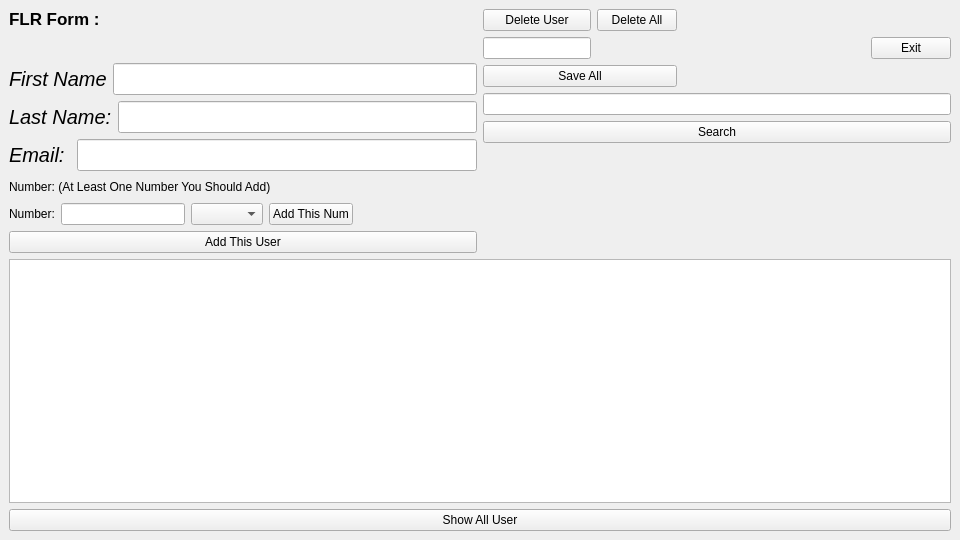
<?xml version="1.0" encoding="UTF-8"?>
<ui version="4.0">
 <class>MainWindow</class>
 <widget class="QMainWindow" name="MainWindow">
  <property name="geometry">
   <rect>
    <x>0</x>
    <y>0</y>
    <width>960</width>
    <height>540</height>
   </rect>
  </property>
  <property name="windowTitle">
   <string>MainWindow</string>
  </property>
  <widget class="QWidget" name="centralwidget">
   <layout class="QGridLayout" name="gridLayout_3">
    <item row="1" column="0">
     <widget class="QPushButton" name="ShowAllUser_PB">
      <property name="text">
       <string>Show All User</string>
      </property>
     </widget>
    </item>
    <item row="0" column="0">
     <layout class="QGridLayout" name="gridLayout_2">
      <item row="0" column="0">
       <layout class="QHBoxLayout" name="horizontalLayout_2">
        <item>
         <layout class="QVBoxLayout" name="FLE_Form" stretch="0,0,0,0,0,0">
          <property name="sizeConstraint">
           <enum>QLayout::SetDefaultConstraint</enum>
          </property>
          <item alignment="Qt::AlignLeft|Qt::AlignTop">
           <widget class="QLabel" name="label_6">
            <property name="font">
             <font>
              <pointsize>13</pointsize>
              <bold>true</bold>
             </font>
            </property>
            <property name="text">
             <string>FLR Form :</string>
            </property>
           </widget>
          </item>
          <item>
           <layout class="QHBoxLayout" name="horizontalLayout_Fname">
            <item>
             <widget class="QLabel" name="label">
              <property name="font">
               <font>
                <pointsize>15</pointsize>
                <italic>true</italic>
                <bold>false</bold>
                <kerning>false</kerning>
               </font>
              </property>
              <property name="text">
               <string>First Name</string>
              </property>
             </widget>
            </item>
            <item>
             <widget class="QLineEdit" name="FnameInput">
              <property name="font">
               <font>
                <pointsize>15</pointsize>
               </font>
              </property>
             </widget>
            </item>
           </layout>
          </item>
          <item>
           <layout class="QHBoxLayout" name="horizontalLayout_Lname">
            <item>
             <widget class="QLabel" name="label_2">
              <property name="font">
               <font>
                <pointsize>15</pointsize>
                <italic>true</italic>
                <bold>false</bold>
                <kerning>false</kerning>
               </font>
              </property>
              <property name="text">
               <string>Last Name:</string>
              </property>
             </widget>
            </item>
            <item>
             <widget class="QLineEdit" name="LnameInput">
              <property name="font">
               <font>
                <pointsize>15</pointsize>
               </font>
              </property>
             </widget>
            </item>
           </layout>
          </item>
          <item>
           <layout class="QHBoxLayout" name="horizontalLayout_Email">
            <item>
             <widget class="QLabel" name="label_3">
              <property name="font">
               <font>
                <pointsize>15</pointsize>
                <italic>true</italic>
                <bold>false</bold>
                <kerning>false</kerning>
               </font>
              </property>
              <property name="text">
               <string>Email: </string>
              </property>
             </widget>
            </item>
            <item>
             <widget class="QLineEdit" name="EmailInput">
              <property name="font">
               <font>
                <pointsize>15</pointsize>
               </font>
              </property>
             </widget>
            </item>
           </layout>
          </item>
          <item>
           <layout class="QHBoxLayout" name="horizontalLayout">
            <item>
             <layout class="QVBoxLayout" name="verticalLayout">
              <property name="sizeConstraint">
               <enum>QLayout::SetDefaultConstraint</enum>
              </property>
              <item>
               <widget class="QLabel" name="label_4">
                <property name="text">
                 <string>Number: (At Least One Number You Should Add)</string>
                </property>
               </widget>
              </item>
              <item>
               <layout class="QHBoxLayout" name="horizontalLayout_6">
                <property name="sizeConstraint">
                 <enum>QLayout::SetNoConstraint</enum>
                </property>
                <item>
                 <widget class="QLabel" name="label_5">
                  <property name="text">
                   <string>Number:</string>
                  </property>
                 </widget>
                </item>
                <item>
                 <widget class="QLineEdit" name="numberInput"/>
                </item>
                <item>
                 <widget class="QComboBox" name="comboBox">
                  <property name="editable">
                   <bool>false</bool>
                  </property>
                  <property name="frame">
                   <bool>true</bool>
                  </property>
                 </widget>
                </item>
                <item>
                 <widget class="QPushButton" name="Add_this_Number_PB">
                  <property name="text">
                   <string>Add This Num</string>
                  </property>
                 </widget>
                </item>
                <item>
                 <spacer name="horizontalSpacer">
                  <property name="orientation">
                   <enum>Qt::Horizontal</enum>
                  </property>
                  <property name="sizeHint" stdset="0">
                   <size>
                    <width>40</width>
                    <height>20</height>
                   </size>
                  </property>
                 </spacer>
                </item>
               </layout>
              </item>
             </layout>
            </item>
           </layout>
          </item>
          <item>
           <widget class="QPushButton" name="Add_This_User_PB">
            <property name="text">
             <string>Add This User</string>
            </property>
           </widget>
          </item>
         </layout>
        </item>
        <item>
         <layout class="QVBoxLayout" name="verticalLayout_2">
          <item>
           <layout class="QHBoxLayout" name="horizontalLayout_3">
            <item>
             <layout class="QGridLayout" name="gridLayout">
              <item row="1" column="0" colspan="2">
               <widget class="QPushButton" name="SaveAll_PB_2">
                <property name="text">
                 <string>Save All</string>
                </property>
               </widget>
              </item>
              <item row="0" column="0">
               <layout class="QVBoxLayout" name="verticalLayout_4">
                <item>
                 <widget class="QPushButton" name="DeleteUser_PB">
                  <property name="text">
                   <string>Delete User</string>
                  </property>
                 </widget>
                </item>
                <item>
                 <widget class="QLineEdit" name="IndexToDelete_PB"/>
                </item>
               </layout>
              </item>
              <item row="0" column="1" alignment="Qt::AlignTop">
               <widget class="QPushButton" name="SaveAll_PB">
                <property name="text">
                 <string>Delete All</string>
                </property>
               </widget>
              </item>
             </layout>
            </item>
            <item>
             <spacer name="horizontalSpacer_2">
              <property name="orientation">
               <enum>Qt::Horizontal</enum>
              </property>
              <property name="sizeHint" stdset="0">
               <size>
                <width>40</width>
                <height>20</height>
               </size>
              </property>
             </spacer>
            </item>
            <item>
             <widget class="QPushButton" name="Exit_PB">
              <property name="text">
               <string>Exit</string>
              </property>
             </widget>
            </item>
           </layout>
          </item>
          <item>
           <widget class="QLineEdit" name="SearchInput"/>
          </item>
          <item>
           <widget class="QPushButton" name="pushButton">
            <property name="text">
             <string>Search</string>
            </property>
           </widget>
          </item>
          <item>
           <spacer name="verticalSpacer">
            <property name="orientation">
             <enum>Qt::Vertical</enum>
            </property>
            <property name="sizeHint" stdset="0">
             <size>
              <width>20</width>
              <height>40</height>
             </size>
            </property>
           </spacer>
          </item>
         </layout>
        </item>
       </layout>
      </item>
      <item row="1" column="0">
       <widget class="QTextEdit" name="Screen">
        <property name="enabled">
         <bool>true</bool>
        </property>
        <property name="readOnly">
         <bool>true</bool>
        </property>
       </widget>
      </item>
     </layout>
    </item>
   </layout>
  </widget>
 </widget>
 <resources/>
 <connections>
  <connection>
   <sender>Exit_PB</sender>
   <signal>clicked()</signal>
   <receiver>MainWindow</receiver>
   <slot>close()</slot>
   <hints>
    <hint type="sourcelabel">
     <x>946</x>
     <y>72</y>
    </hint>
    <hint type="destinationlabel">
     <x>738</x>
     <y>42</y>
    </hint>
   </hints>
  </connection>
 </connections>
</ui>
